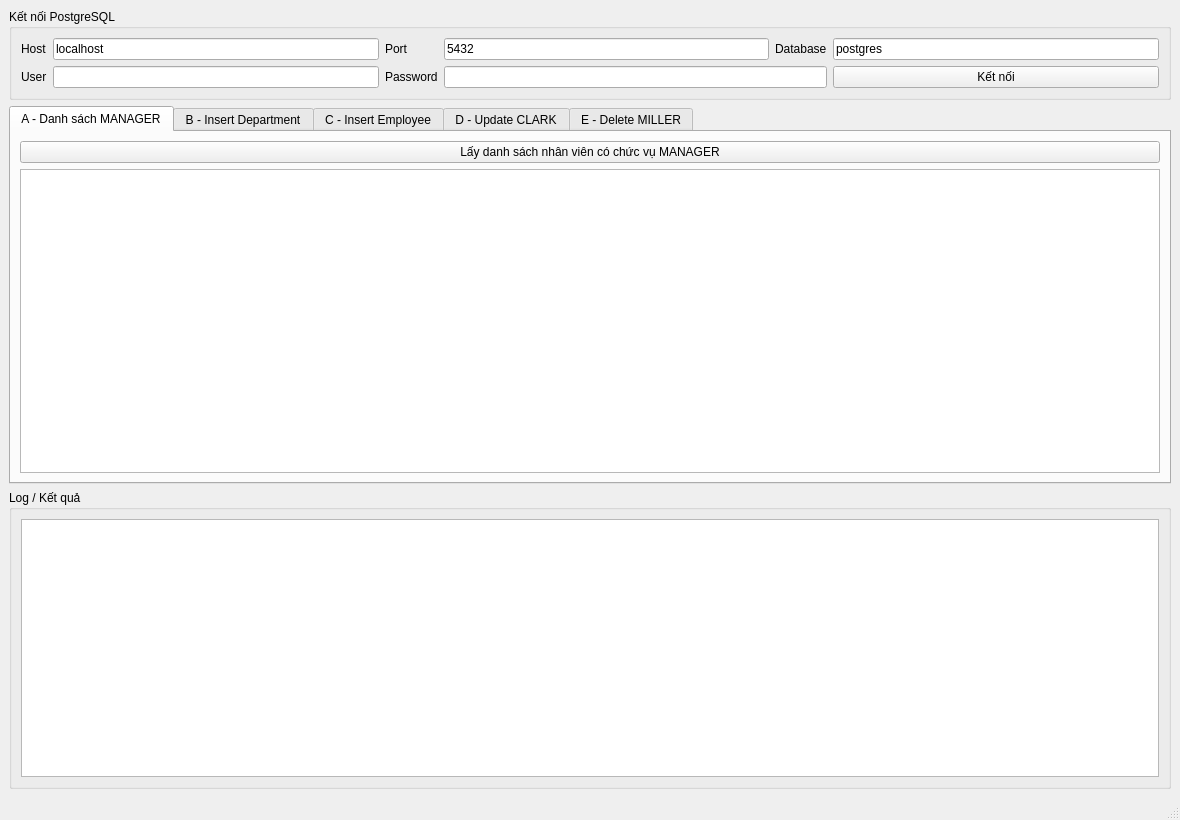
<?xml version="1.0" encoding="UTF-8"?>
<ui version="4.0">
 <class>MainWindow</class>
 <widget class="QMainWindow" name="MainWindow">
  <property name="geometry">
   <rect>
    <x>0</x>
    <y>0</y>
    <width>1180</width>
    <height>820</height>
   </rect>
  </property>
  <property name="windowTitle">
   <string>Quản lý Employee/Department - PostgreSQL</string>
  </property>
  <widget class="QWidget" name="centralwidget">
   <layout class="QVBoxLayout" name="verticalLayout">
    <item>
     <widget class="QGroupBox" name="grpConnection">
      <property name="title">
       <string>Kết nối PostgreSQL</string>
      </property>
      <layout class="QGridLayout" name="gridLayoutConnection">
       <item row="0" column="0">
        <widget class="QLabel" name="lblHost">
         <property name="text"><string>Host</string></property>
        </widget>
       </item>
       <item row="0" column="1">
        <widget class="QLineEdit" name="txtHost">
         <property name="text"><string>localhost</string></property>
        </widget>
       </item>
       <item row="0" column="2">
        <widget class="QLabel" name="lblPort">
         <property name="text"><string>Port</string></property>
        </widget>
       </item>
       <item row="0" column="3">
        <widget class="QLineEdit" name="txtPort">
         <property name="text"><string>5432</string></property>
        </widget>
       </item>
       <item row="0" column="4">
        <widget class="QLabel" name="lblDbName">
         <property name="text"><string>Database</string></property>
        </widget>
       </item>
       <item row="0" column="5">
        <widget class="QLineEdit" name="txtDbName">
         <property name="text"><string>postgres</string></property>
        </widget>
       </item>
       <item row="1" column="0">
        <widget class="QLabel" name="lblUser">
         <property name="text"><string>User</string></property>
        </widget>
       </item>
       <item row="1" column="1">
        <widget class="QLineEdit" name="txtUser"/>
       </item>
       <item row="1" column="2">
        <widget class="QLabel" name="lblPassword">
         <property name="text"><string>Password</string></property>
        </widget>
       </item>
       <item row="1" column="3" colspan="2">
        <widget class="QLineEdit" name="txtPassword">
         <property name="echoMode">
          <enum>QLineEdit::Password</enum>
         </property>
        </widget>
       </item>
       <item row="1" column="5">
        <widget class="QPushButton" name="btnConnect">
         <property name="text"><string>Kết nối</string></property>
        </widget>
       </item>
      </layout>
     </widget>
    </item>
    <item>
     <widget class="QTabWidget" name="tabWidget">
      <property name="currentIndex">
       <number>0</number>
      </property>
      <widget class="QWidget" name="tabManagers">
       <attribute name="title">
        <string>A - Danh sách MANAGER</string>
       </attribute>
       <layout class="QVBoxLayout" name="verticalLayoutManagers">
        <item>
         <widget class="QPushButton" name="btnLoadManagers">
          <property name="text"><string>Lấy danh sách nhân viên có chức vụ MANAGER</string></property>
         </widget>
        </item>
        <item>
         <widget class="QTableWidget" name="tableManagers"/>
        </item>
       </layout>
      </widget>
      <widget class="QWidget" name="tabDepartment">
       <attribute name="title">
        <string>B - Insert Department</string>
       </attribute>
       <layout class="QFormLayout" name="formLayoutDepartment">
        <item row="0" column="0"><widget class="QLabel" name="lblDeptId"><property name="text"><string>Department ID</string></property></widget></item>
        <item row="0" column="1"><widget class="QLineEdit" name="txtDeptId"/></item>
        <item row="1" column="0"><widget class="QLabel" name="lblDeptName"><property name="text"><string>Department Name</string></property></widget></item>
        <item row="1" column="1"><widget class="QLineEdit" name="txtDeptName"/></item>
        <item row="2" column="0"><widget class="QLabel" name="lblDeptManager"><property name="text"><string>Manager ID</string></property></widget></item>
        <item row="2" column="1"><widget class="QLineEdit" name="txtDeptManagerId"/></item>
        <item row="3" column="0"><widget class="QLabel" name="lblDeptLocation"><property name="text"><string>Location ID</string></property></widget></item>
        <item row="3" column="1"><widget class="QLineEdit" name="txtDeptLocationId"/></item>
        <item row="4" column="1"><widget class="QPushButton" name="btnInsertDepartment"><property name="text"><string>Insert Department</string></property></widget></item>
       </layout>
      </widget>
      <widget class="QWidget" name="tabInsertEmployee">
       <attribute name="title">
        <string>C - Insert Employee</string>
       </attribute>
       <layout class="QFormLayout" name="formLayoutInsertEmployee">
        <item row="0" column="0"><widget class="QLabel" name="lblEmpId"><property name="text"><string>Employee ID</string></property></widget></item>
        <item row="0" column="1"><widget class="QLineEdit" name="txtEmpId"/></item>
        <item row="1" column="0"><widget class="QLabel" name="lblFirstName"><property name="text"><string>First Name</string></property></widget></item>
        <item row="1" column="1"><widget class="QLineEdit" name="txtFirstName"/></item>
        <item row="2" column="0"><widget class="QLabel" name="lblLastName"><property name="text"><string>Last Name</string></property></widget></item>
        <item row="2" column="1"><widget class="QLineEdit" name="txtLastName"/></item>
        <item row="3" column="0"><widget class="QLabel" name="lblEmail"><property name="text"><string>Email</string></property></widget></item>
        <item row="3" column="1"><widget class="QLineEdit" name="txtEmail"/></item>
        <item row="4" column="0"><widget class="QLabel" name="lblPhone"><property name="text"><string>Phone</string></property></widget></item>
        <item row="4" column="1"><widget class="QLineEdit" name="txtPhone"/></item>
        <item row="5" column="0"><widget class="QLabel" name="lblHireDate"><property name="text"><string>Hire Date (YYYY-MM-DD)</string></property></widget></item>
        <item row="5" column="1"><widget class="QLineEdit" name="txtHireDate"/></item>
        <item row="6" column="0"><widget class="QLabel" name="lblJobId"><property name="text"><string>Job ID</string></property></widget></item>
        <item row="6" column="1"><widget class="QLineEdit" name="txtJobId"/></item>
        <item row="7" column="0"><widget class="QLabel" name="lblSalary"><property name="text"><string>Salary</string></property></widget></item>
        <item row="7" column="1"><widget class="QLineEdit" name="txtSalary"/></item>
        <item row="8" column="0"><widget class="QLabel" name="lblCommission"><property name="text"><string>Commission Pct</string></property></widget></item>
        <item row="8" column="1"><widget class="QLineEdit" name="txtCommissionPct"/></item>
        <item row="9" column="0"><widget class="QLabel" name="lblManagerId"><property name="text"><string>Manager ID</string></property></widget></item>
        <item row="9" column="1"><widget class="QLineEdit" name="txtManagerId"/></item>
        <item row="10" column="0"><widget class="QLabel" name="lblDepartmentId"><property name="text"><string>Department ID</string></property></widget></item>
        <item row="10" column="1"><widget class="QLineEdit" name="txtDepartmentId"/></item>
        <item row="11" column="1"><widget class="QPushButton" name="btnInsertEmployee"><property name="text"><string>Insert Employee</string></property></widget></item>
       </layout>
      </widget>
      <widget class="QWidget" name="tabUpdateClark">
       <attribute name="title">
        <string>D - Update CLARK</string>
       </attribute>
       <layout class="QFormLayout" name="formLayoutUpdateClark">
        <item row="0" column="0"><widget class="QLabel" name="lblUFirstName"><property name="text"><string>First Name mới</string></property></widget></item>
        <item row="0" column="1"><widget class="QLineEdit" name="txtUFirstName"/></item>
        <item row="1" column="0"><widget class="QLabel" name="lblULastName"><property name="text"><string>Last Name mới</string></property></widget></item>
        <item row="1" column="1"><widget class="QLineEdit" name="txtULastName"/></item>
        <item row="2" column="0"><widget class="QLabel" name="lblUEmail"><property name="text"><string>Email mới</string></property></widget></item>
        <item row="2" column="1"><widget class="QLineEdit" name="txtUEmail"/></item>
        <item row="3" column="0"><widget class="QLabel" name="lblUPhone"><property name="text"><string>Phone mới</string></property></widget></item>
        <item row="3" column="1"><widget class="QLineEdit" name="txtUPhone"/></item>
        <item row="4" column="0"><widget class="QLabel" name="lblUHireDate"><property name="text"><string>Hire Date mới (YYYY-MM-DD)</string></property></widget></item>
        <item row="4" column="1"><widget class="QLineEdit" name="txtUHireDate"/></item>
        <item row="5" column="0"><widget class="QLabel" name="lblUJobId"><property name="text"><string>Job ID mới</string></property></widget></item>
        <item row="5" column="1"><widget class="QLineEdit" name="txtUJobId"/></item>
        <item row="6" column="0"><widget class="QLabel" name="lblUSalary"><property name="text"><string>Salary mới</string></property></widget></item>
        <item row="6" column="1"><widget class="QLineEdit" name="txtUSalary"/></item>
        <item row="7" column="0"><widget class="QLabel" name="lblUCommission"><property name="text"><string>Commission mới</string></property></widget></item>
        <item row="7" column="1"><widget class="QLineEdit" name="txtUCommissionPct"/></item>
        <item row="8" column="0"><widget class="QLabel" name="lblUManager"><property name="text"><string>Manager ID mới</string></property></widget></item>
        <item row="8" column="1"><widget class="QLineEdit" name="txtUManagerId"/></item>
        <item row="9" column="0"><widget class="QLabel" name="lblUDepartment"><property name="text"><string>Department ID mới</string></property></widget></item>
        <item row="9" column="1"><widget class="QLineEdit" name="txtUDepartmentId"/></item>
        <item row="10" column="1"><widget class="QPushButton" name="btnUpdateClark"><property name="text"><string>Cập nhật nhân viên CLARK</string></property></widget></item>
       </layout>
      </widget>
      <widget class="QWidget" name="tabDeleteMiller">
       <attribute name="title">
        <string>E - Delete MILLER</string>
       </attribute>
       <layout class="QVBoxLayout" name="verticalLayoutDelete">
        <item>
         <widget class="QLabel" name="lblDeleteInfo">
          <property name="text">
           <string>Bấm nút bên dưới để xóa nhân viên có last_name = MILLER trong bảng employee.</string>
          </property>
          <property name="wordWrap"><bool>true</bool></property>
         </widget>
        </item>
        <item>
         <widget class="QPushButton" name="btnDeleteMiller">
          <property name="text"><string>Xóa MILLER</string></property>
         </widget>
        </item>
        <item>
         <spacer name="verticalSpacer">
          <property name="orientation"><enum>Qt::Vertical</enum></property>
          <property name="sizeHint" stdset="0">
           <size><width>20</width><height>40</height></size>
          </property>
         </spacer>
        </item>
       </layout>
      </widget>
     </widget>
    </item>
    <item>
     <widget class="QGroupBox" name="grpLog">
      <property name="title"><string>Log / Kết quả</string></property>
      <layout class="QVBoxLayout" name="verticalLayoutLog">
       <item>
        <widget class="QTextEdit" name="txtLog">
         <property name="readOnly"><bool>true</bool></property>
        </widget>
       </item>
      </layout>
     </widget>
    </item>
   </layout>
  </widget>
  <widget class="QMenuBar" name="menubar">
   <property name="geometry">
    <rect>
     <x>0</x>
     <y>0</y>
     <width>1180</width>
     <height>26</height>
    </rect>
   </property>
  </widget>
  <widget class="QStatusBar" name="statusbar"/>
 </widget>
 <resources/>
 <connections/>
</ui>
